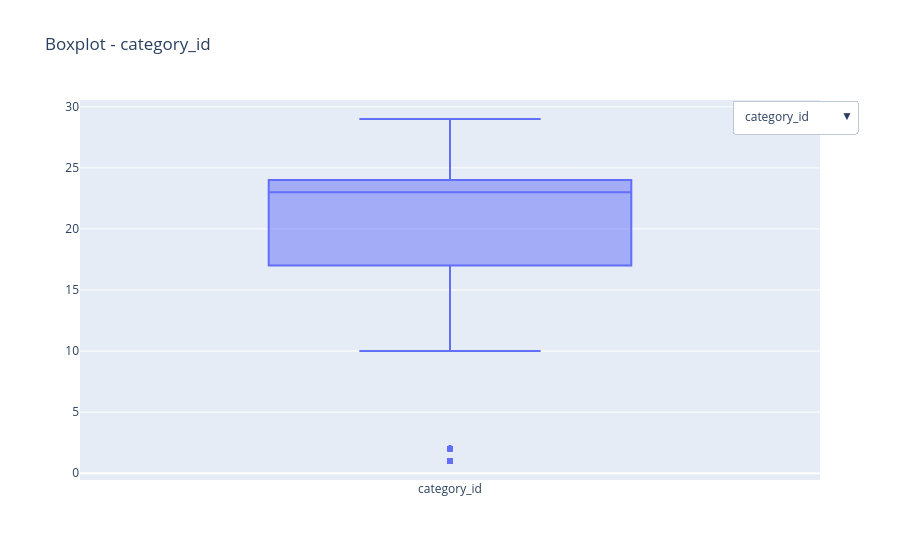

The notebook cell this image was saved under:
### Markdown cell above
### Tratamiento de outliers

### Code cell
# Boxplot dinámico por variable continua
def outliers_view(vars):
    fig = go.Figure()
    for i, col in enumerate(vars):
        fig.add_trace(go.Box(y=df[col].dropna(), name=col, boxpoints='outliers', visible=(i==0)))

    buttons = [
        dict(
            label=col,
            method='update',
            args=[{'visible': [j==i for j in range(len(vars))]}, {'title': f'Boxplot - {col}', 'yaxis': {'title': col}}]
        )
        for i, col in enumerate(varc)
    ]

    fig.update_layout(title=f'Boxplot - {vars[0]}', showlegend=False,
                        updatemenus=[dict(active=0, buttons=buttons, x=1.05, y=1)])
    fig.show()

outliers_view(varc)

### Figure 1 — Plotly figure (JSON) as saved in the notebook; plotly's stock layout.template omitted (floating-point values rounded to 4 significant figures; data arrays with more than 128 entries replaced by an {"elided": "..."} marker saying what was removed)
{"data": [{"boxpoints": "outliers", "name": "category_id", "type": "box", "visible": true, "y": {"elided": "7993 int values"}}, {"boxpoints": "outliers", "name": "views", "type": "box", "visible": false, "y": {"elided": "7993 int values"}}, {"boxpoints": "outliers", "name": "likes", "type": "box", "visible": false, "y": {"elided": "7993 int values"}}, {"boxpoints": "outliers", "name": "dislikes", "type": "box", "visible": false, "y": {"elided": "7993 int values"}}, {"boxpoints": "outliers", "name": "comment_total", "type": "box", "visible": false, "y": {"elided": "7993 int values"}}], "layout": {"showlegend": false, "title": {"text": "Boxplot - category_id"}, "updatemenus": [{"active": 0, "buttons": [{"args": [{"visible": [true, false, false, false, false]}, {"title": "Boxplot - category_id", "yaxis": {"title": "category_id"}}], "label": "category_id", "method": "update"}, {"args": [{"visible": [false, true, false, false, false]}, {"title": "Boxplot - views", "yaxis": {"title": "views"}}], "label": "views", "method": "update"}, {"args": [{"visible": [false, false, true, false, false]}, {"title": "Boxplot - likes", "yaxis": {"title": "likes"}}], "label": "likes", "method": "update"}, {"args": [{"visible": [false, false, false, true, false]}, {"title": "Boxplot - dislikes", "yaxis": {"title": "dislikes"}}], "label": "dislikes", "method": "update"}, {"args": [{"visible": [false, false, false, false, true]}, {"title": "Boxplot - comment_total", "yaxis": {"title": "comment_total"}}], "label": "comment_total", "method": "update"}], "x": 1.05, "y": 1}]}}
